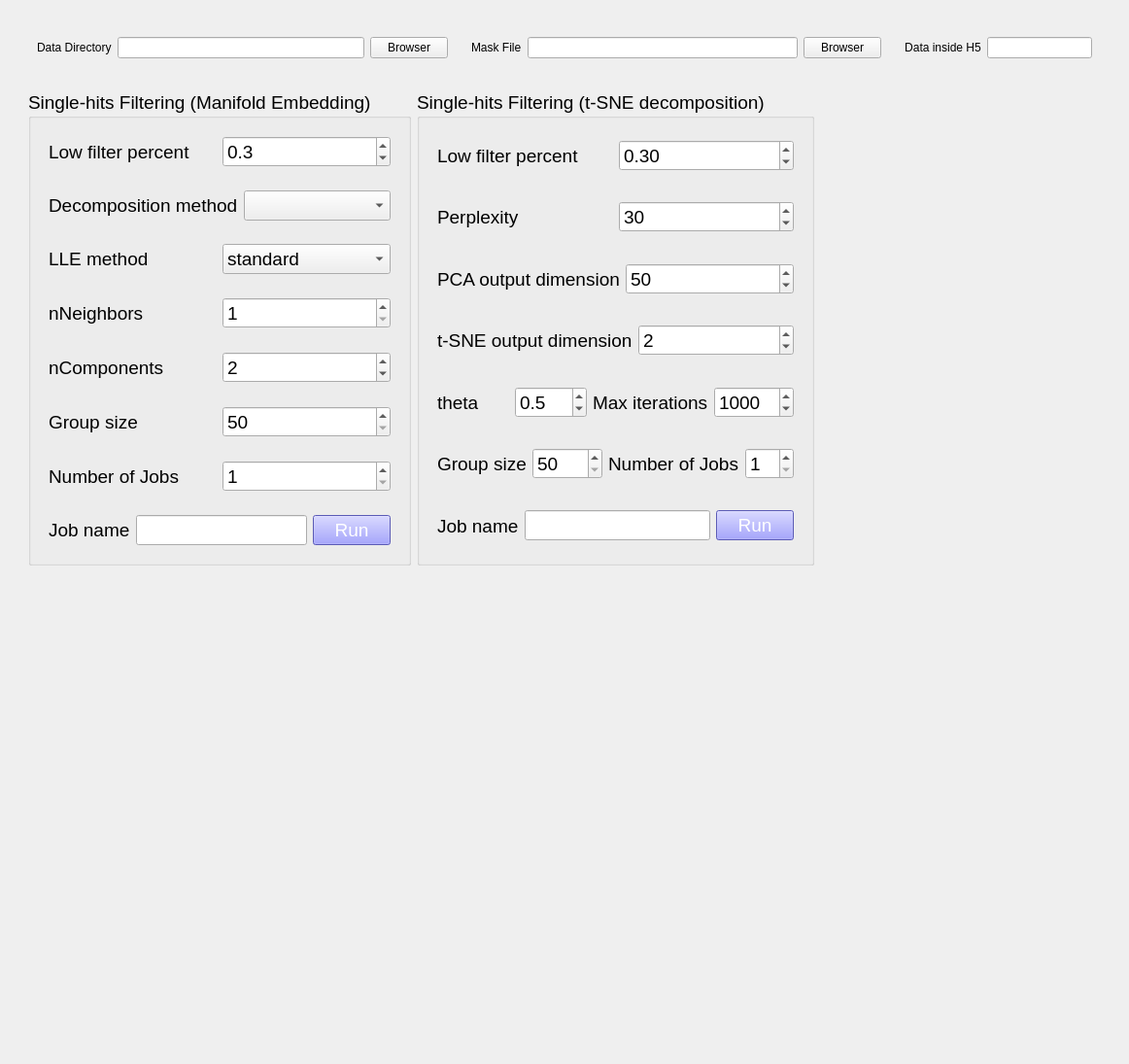
          <widget class="QWidget" name="tab_classify">
           <property name="enabled">
            <bool>true</bool>
           </property>
           <attribute name="title">
            <string>Image Filtering</string>
           </attribute>
           <layout class="QVBoxLayout" name="verticalLayout_32">
            <item>
             <widget class="QWidget" name="widget_77" native="true">
              <property name="sizePolicy">
               <sizepolicy hsizetype="Preferred" vsizetype="Expanding">
                <horstretch>0</horstretch>
                <verstretch>0</verstretch>
               </sizepolicy>
              </property>
              <layout class="QVBoxLayout" name="verticalLayout_3">
               <item>
                <widget class="QWidget" name="widget_7" native="true">
                 <layout class="QHBoxLayout" name="horizontalLayout_8" stretch="1,1,0">
                  <item>
                   <widget class="QWidget" name="widget_4" native="true">
                    <layout class="QHBoxLayout" name="horizontalLayout_6">
                     <item>
                      <widget class="QLabel" name="label_2">
                       <property name="sizePolicy">
                        <sizepolicy hsizetype="Preferred" vsizetype="Preferred">
                         <horstretch>0</horstretch>
                         <verstretch>0</verstretch>
                        </sizepolicy>
                       </property>
                       <property name="mouseTracking">
                        <bool>true</bool>
                       </property>
                       <property name="toolTip">
                        <string extracomment="All H5 and CXI files are selected as data file, and &quot;mask.npy&quot; is mask file">&lt;html&gt;&lt;head/&gt;&lt;body&gt;&lt;p&gt;All H5 and CXI file are selected as data.&lt;/p&gt;&lt;/body&gt;&lt;/html&gt;</string>
                       </property>
                       <property name="statusTip">
                        <string extracomment="All H5 and CXI files are selected as data file, and &quot;mask.npy&quot; is mask file"/>
                       </property>
                       <property name="whatsThis">
                        <string extracomment="All H5 and CXI files are selected as data file, and &quot;mask.npy&quot; is mask file"/>
                       </property>
                       <property name="text">
                        <string>Data Directory</string>
                       </property>
                      </widget>
                     </item>
                     <item>
                      <widget class="QLineEdit" name="lineEdit">
                       <property name="sizePolicy">
                        <sizepolicy hsizetype="Expanding" vsizetype="Fixed">
                         <horstretch>1</horstretch>
                         <verstretch>0</verstretch>
                        </sizepolicy>
                       </property>
                      </widget>
                     </item>
                     <item>
                      <widget class="QPushButton" name="pushButton_4">
                       <property name="sizePolicy">
                        <sizepolicy hsizetype="Minimum" vsizetype="Fixed">
                         <horstretch>0</horstretch>
                         <verstretch>0</verstretch>
                        </sizepolicy>
                       </property>
                       <property name="text">
                        <string>Browser</string>
                       </property>
                      </widget>
                     </item>
                    </layout>
                   </widget>
                  </item>
                  <item>
                   <widget class="QWidget" name="widget_33" native="true">
                    <layout class="QHBoxLayout" name="horizontalLayout_29">
                     <item>
                      <widget class="QLabel" name="label_28">
                       <property name="text">
                        <string>Mask File</string>
                       </property>
                      </widget>
                     </item>
                     <item>
                      <widget class="QLineEdit" name="lineEdit_5"/>
                     </item>
                     <item>
                      <widget class="QPushButton" name="pushButton_9">
                       <property name="text">
                        <string>Browser</string>
                       </property>
                      </widget>
                     </item>
                    </layout>
                   </widget>
                  </item>
                  <item>
                   <widget class="QWidget" name="widget_6" native="true">
                    <layout class="QHBoxLayout" name="horizontalLayout_7">
                     <item>
                      <widget class="QLabel" name="label_3">
                       <property name="sizePolicy">
                        <sizepolicy hsizetype="Preferred" vsizetype="Preferred">
                         <horstretch>0</horstretch>
                         <verstretch>0</verstretch>
                        </sizepolicy>
                       </property>
                       <property name="toolTip">
                        <string extracomment="All H5 and CXI files are selected as data file, and &quot;mask.npy&quot; is mask file"/>
                       </property>
                       <property name="text">
                        <string>Data inside H5</string>
                       </property>
                       <property name="alignment">
                        <set>Qt::AlignCenter</set>
                       </property>
                      </widget>
                     </item>
                     <item>
                      <widget class="QLineEdit" name="lineEdit_2">
                       <property name="sizePolicy">
                        <sizepolicy hsizetype="Expanding" vsizetype="Fixed">
                         <horstretch>1</horstretch>
                         <verstretch>0</verstretch>
                        </sizepolicy>
                       </property>
                      </widget>
                     </item>
                    </layout>
                   </widget>
                  </item>
                 </layout>
                </widget>
               </item>
               <item>
                <widget class="QWidget" name="widget_5" native="true">
                 <property name="sizePolicy">
                  <sizepolicy hsizetype="Preferred" vsizetype="Preferred">
                   <horstretch>0</horstretch>
                   <verstretch>0</verstretch>
                  </sizepolicy>
                 </property>
                 <layout class="QHBoxLayout" name="horizontalLayout_9" stretch="1,1,0">
                  <item>
                   <widget class="QGroupBox" name="groupBox">
                    <property name="font">
                     <font>
                      <pointsize>14</pointsize>
                     </font>
                    </property>
                    <property name="title">
                     <string>Single-hits Filtering (Manifold Embedding)</string>
                    </property>
                    <layout class="QVBoxLayout" name="verticalLayout_4">
                     <item>
                      <widget class="QWidget" name="widget_8" native="true">
                       <layout class="QHBoxLayout" name="horizontalLayout_10">
                        <item>
                         <widget class="QLabel" name="label_5">
                          <property name="text">
                           <string>Low filter percent</string>
                          </property>
                         </widget>
                        </item>
                        <item>
                         <widget class="QDoubleSpinBox" name="doubleSpinBox">
                          <property name="decimals">
                           <number>1</number>
                          </property>
                          <property name="maximum">
                           <double>1.000000000000000</double>
                          </property>
                          <property name="singleStep">
                           <double>0.100000000000000</double>
                          </property>
                          <property name="value">
                           <double>0.300000000000000</double>
                          </property>
                         </widget>
                        </item>
                       </layout>
                      </widget>
                     </item>
                     <item>
                      <widget class="QWidget" name="widget_9" native="true">
                       <layout class="QHBoxLayout" name="horizontalLayout_11">
                        <item>
                         <widget class="QLabel" name="label_6">
                          <property name="text">
                           <string>Decomposition method</string>
                          </property>
                         </widget>
                        </item>
                        <item>
                         <widget class="QComboBox" name="comboBox_3"/>
                        </item>
                       </layout>
                      </widget>
                     </item>
                     <item>
                      <widget class="QWidget" name="widget_12" native="true">
                       <layout class="QHBoxLayout" name="horizontalLayout_14">
                        <item>
                         <widget class="QLabel" name="label_9">
                          <property name="text">
                           <string>LLE method</string>
                          </property>
                         </widget>
                        </item>
                        <item>
                         <widget class="QComboBox" name="comboBox_4">
                          <property name="enabled">
                           <bool>true</bool>
                          </property>
                          <item>
                           <property name="text">
                            <string>standard</string>
                           </property>
                          </item>
                          <item>
                           <property name="text">
                            <string>modified</string>
                           </property>
                          </item>
                          <item>
                           <property name="text">
                            <string>hessian</string>
                           </property>
                          </item>
                          <item>
                           <property name="text">
                            <string>ltsa</string>
                           </property>
                          </item>
                         </widget>
                        </item>
                       </layout>
                      </widget>
                     </item>
                     <item>
                      <widget class="QWidget" name="widget_11" native="true">
                       <layout class="QHBoxLayout" name="horizontalLayout_13">
                        <item>
                         <widget class="QLabel" name="label_8">
                          <property name="text">
                           <string>nNeighbors</string>
                          </property>
                         </widget>
                        </item>
                        <item>
                         <widget class="QSpinBox" name="spinBox_2">
                          <property name="enabled">
                           <bool>true</bool>
                          </property>
                          <property name="minimum">
                           <number>1</number>
                          </property>
                         </widget>
                        </item>
                       </layout>
                      </widget>
                     </item>
                     <item>
                      <widget class="QWidget" name="widget_10" native="true">
                       <layout class="QHBoxLayout" name="horizontalLayout_12">
                        <item>
                         <widget class="QLabel" name="label_7">
                          <property name="text">
                           <string>nComponents</string>
                          </property>
                         </widget>
                        </item>
                        <item>
                         <widget class="QSpinBox" name="spinBox">
                          <property name="minimum">
                           <number>1</number>
                          </property>
                          <property name="value">
                           <number>2</number>
                          </property>
                         </widget>
                        </item>
                       </layout>
                      </widget>
                     </item>
                     <item>
                      <widget class="QWidget" name="widget_14" native="true">
                       <layout class="QHBoxLayout" name="horizontalLayout_16">
                        <item>
                         <widget class="QLabel" name="label_11">
                          <property name="toolTip">
                           <string>&lt;html&gt;&lt;head/&gt;&lt;body&gt;&lt;p&gt;Number of patterns that are embedded together at one time&lt;/p&gt;&lt;/body&gt;&lt;/html&gt;</string>
                          </property>
                          <property name="text">
                           <string>Group size</string>
                          </property>
                         </widget>
                        </item>
                        <item>
                         <widget class="QSpinBox" name="spinBox_4">
                          <property name="minimum">
                           <number>50</number>
                          </property>
                          <property name="maximum">
                           <number>2000</number>
                          </property>
                          <property name="value">
                           <number>50</number>
                          </property>
                         </widget>
                        </item>
                       </layout>
                      </widget>
                     </item>
                     <item>
                      <widget class="QWidget" name="widget_13" native="true">
                       <layout class="QHBoxLayout" name="horizontalLayout_15">
                        <item>
                         <widget class="QLabel" name="label_10">
                          <property name="text">
                           <string>Number of Jobs</string>
                          </property>
                         </widget>
                        </item>
                        <item>
                         <widget class="QSpinBox" name="spinBox_3">
                          <property name="minimum">
                           <number>1</number>
                          </property>
                          <property name="maximum">
                           <number>99</number>
                          </property>
                         </widget>
                        </item>
                       </layout>
                      </widget>
                     </item>
                     <item>
                      <widget class="QWidget" name="widget_81" native="true">
                       <layout class="QHBoxLayout" name="horizontalLayout_67">
                        <item>
                         <widget class="QLabel" name="label_74">
                          <property name="text">
                           <string>Job name</string>
                          </property>
                         </widget>
                        </item>
                        <item>
                         <widget class="QLineEdit" name="lineEdit_16"/>
                        </item>
                        <item>
                         <widget class="QPushButton" name="pushButton_5">
                          <property name="cursor">
                           <cursorShape>PointingHandCursor</cursorShape>
                          </property>
                          <property name="styleSheet">
                           <string notr="true">background-color: rgb(128, 128, 255);
color: rgb(255, 255, 255);</string>
                          </property>
                          <property name="text">
                           <string>Run</string>
                          </property>
                         </widget>
                        </item>
                       </layout>
                      </widget>
                     </item>
                    </layout>
                   </widget>
                  </item>
                  <item>
                   <widget class="QGroupBox" name="groupBox_2">
                    <property name="font">
                     <font>
                      <pointsize>14</pointsize>
                     </font>
                    </property>
                    <property name="title">
                     <string>Single-hits Filtering (t-SNE decomposition)</string>
                    </property>
                    <layout class="QVBoxLayout" name="verticalLayout_5">
                     <item>
                      <widget class="QWidget" name="widget_15" native="true">
                       <layout class="QHBoxLayout" name="horizontalLayout_17">
                        <item>
                         <widget class="QLabel" name="label_12">
                          <property name="text">
                           <string>Low filter percent</string>
                          </property>
                         </widget>
                        </item>
                        <item>
                         <widget class="QDoubleSpinBox" name="doubleSpinBox_2">
                          <property name="maximum">
                           <double>1.000000000000000</double>
                          </property>
                          <property name="singleStep">
                           <double>0.010000000000000</double>
                          </property>
                          <property name="value">
                           <double>0.300000000000000</double>
                          </property>
                         </widget>
                        </item>
                       </layout>
                      </widget>
                     </item>
                     <item>
                      <widget class="QWidget" name="widget_17" native="true">
                       <layout class="QHBoxLayout" name="horizontalLayout_19">
                        <item>
                         <widget class="QLabel" name="label_14">
                          <property name="text">
                           <string>Perplexity</string>
                          </property>
                         </widget>
                        </item>
                        <item>
                         <widget class="QSpinBox" name="spinBox_6">
                          <property name="minimum">
                           <number>1</number>
                          </property>
                          <property name="value">
                           <number>30</number>
                          </property>
                         </widget>
                        </item>
                       </layout>
                      </widget>
                     </item>
                     <item>
                      <widget class="QWidget" name="widget_18" native="true">
                       <layout class="QHBoxLayout" name="horizontalLayout_20">
                        <item>
                         <widget class="QLabel" name="label_15">
                          <property name="toolTip">
                           <string>&lt;html&gt;&lt;head/&gt;&lt;body&gt;&lt;p&gt;t-SNE is based on PCA. Same as &amp;quot;initial_dims&amp;quot; parameter in spipy.image.classify.cluster_fTSNE()&lt;/p&gt;&lt;/body&gt;&lt;/html&gt;</string>
                          </property>
                          <property name="text">
                           <string>PCA output dimension</string>
                          </property>
                         </widget>
                        </item>
                        <item>
                         <widget class="QSpinBox" name="spinBox_7">
                          <property name="minimum">
                           <number>2</number>
                          </property>
                          <property name="value">
                           <number>50</number>
                          </property>
                         </widget>
                        </item>
                       </layout>
                      </widget>
                     </item>
                     <item>
                      <widget class="QWidget" name="widget_16" native="true">
                       <layout class="QHBoxLayout" name="horizontalLayout_18">
                        <item>
                         <widget class="QLabel" name="label_13">
                          <property name="text">
                           <string>t-SNE output dimension</string>
                          </property>
                         </widget>
                        </item>
                        <item>
                         <widget class="QSpinBox" name="spinBox_5">
                          <property name="minimum">
                           <number>1</number>
                          </property>
                          <property name="value">
                           <number>2</number>
                          </property>
                         </widget>
                        </item>
                       </layout>
                      </widget>
                     </item>
                     <item>
                      <widget class="QWidget" name="widget_19" native="true">
                       <layout class="QHBoxLayout" name="horizontalLayout_21">
                        <item>
                         <widget class="QLabel" name="label_16">
                          <property name="text">
                           <string>theta</string>
                          </property>
                         </widget>
                        </item>
                        <item>
                         <widget class="QDoubleSpinBox" name="doubleSpinBox_3">
                          <property name="decimals">
                           <number>1</number>
                          </property>
                          <property name="maximum">
                           <double>1.000000000000000</double>
                          </property>
                          <property name="singleStep">
                           <double>0.100000000000000</double>
                          </property>
                          <property name="value">
                           <double>0.500000000000000</double>
                          </property>
                         </widget>
                        </item>
                        <item>
                         <widget class="QLabel" name="label_17">
                          <property name="text">
                           <string>Max iterations</string>
                          </property>
                         </widget>
                        </item>
                        <item>
                         <widget class="QSpinBox" name="spinBox_8">
                          <property name="minimum">
                           <number>1</number>
                          </property>
                          <property name="maximum">
                           <number>10000</number>
                          </property>
                          <property name="singleStep">
                           <number>100</number>
                          </property>
                          <property name="value">
                           <number>1000</number>
                          </property>
                         </widget>
                        </item>
                       </layout>
                      </widget>
                     </item>
                     <item>
                      <widget class="QWidget" name="widget_21" native="true">
                       <layout class="QHBoxLayout" name="horizontalLayout_22">
                        <item>
                         <widget class="QLabel" name="label_18">
                          <property name="text">
                           <string>Group size</string>
                          </property>
                         </widget>
                        </item>
                        <item>
                         <widget class="QSpinBox" name="spinBox_9">
                          <property name="minimum">
                           <number>50</number>
                          </property>
                          <property name="maximum">
                           <number>2000</number>
                          </property>
                          <property name="value">
                           <number>50</number>
                          </property>
                         </widget>
                        </item>
                        <item>
                         <widget class="QLabel" name="label_19">
                          <property name="text">
                           <string>Number of Jobs</string>
                          </property>
                         </widget>
                        </item>
                        <item>
                         <widget class="QSpinBox" name="spinBox_10">
                          <property name="minimum">
                           <number>1</number>
                          </property>
                         </widget>
                        </item>
                       </layout>
                      </widget>
                     </item>
                     <item>
                      <widget class="QWidget" name="widget_20" native="true">
                       <layout class="QHBoxLayout" name="horizontalLayout_23">
                        <item>
                         <widget class="QLabel" name="label_75">
                          <property name="text">
                           <string>Job name</string>
                          </property>
                         </widget>
                        </item>
                        <item>
                         <widget class="QLineEdit" name="lineEdit_17"/>
                        </item>
                        <item>
                         <widget class="QPushButton" name="pushButton_7">
                          <property name="sizePolicy">
                           <sizepolicy hsizetype="Preferred" vsizetype="Fixed">
                            <horstretch>0</horstretch>
                            <verstretch>0</verstretch>
                           </sizepolicy>
                          </property>
                          <property name="cursor">
                           <cursorShape>PointingHandCursor</cursorShape>
                          </property>
                          <property name="styleSheet">
                           <string notr="true">background-color: rgb(128, 128, 255);
color: rgb(255, 255, 255);</string>
                          </property>
                          <property name="text">
                           <string>Run</string>
                          </property>
                          <property name="autoDefault">
                           <bool>false</bool>
                          </property>
                         </widget>
                        </item>
                       </layout>
                      </widget>
                     </item>
                    </layout>
                    <zorder>widget_15</zorder>
                    <zorder>widget_16</zorder>
                    <zorder>widget_17</zorder>
                    <zorder>widget_18</zorder>
                    <zorder>widget_19</zorder>
                    <zorder>widget_20</zorder>
                    <zorder>widget_21</zorder>
                   </widget>
                  </item>
                  <item>
                   <spacer name="horizontalSpacer_3">
                    <property name="orientation">
                     <enum>Qt::Horizontal</enum>
                    </property>
                    <property name="sizeType">
                     <enum>QSizePolicy::Expanding</enum>
                    </property>
                    <property name="sizeHint" stdset="0">
                     <size>
                      <width>295</width>
                      <height>20</height>
                     </size>
                    </property>
                   </spacer>
                  </item>
                 </layout>
                </widget>
               </item>
               <item>
                <spacer name="verticalSpacer">
                 <property name="orientation">
                  <enum>Qt::Vertical</enum>
                 </property>
                 <property name="sizeType">
                  <enum>QSizePolicy::Expanding</enum>
                 </property>
                 <property name="sizeHint" stdset="0">
                  <size>
                   <width>20</width>
                   <height>484</height>
                  </size>
                 </property>
                </spacer>
               </item>
              </layout>
             </widget>
            </item>
           </layout>
          </widget>
